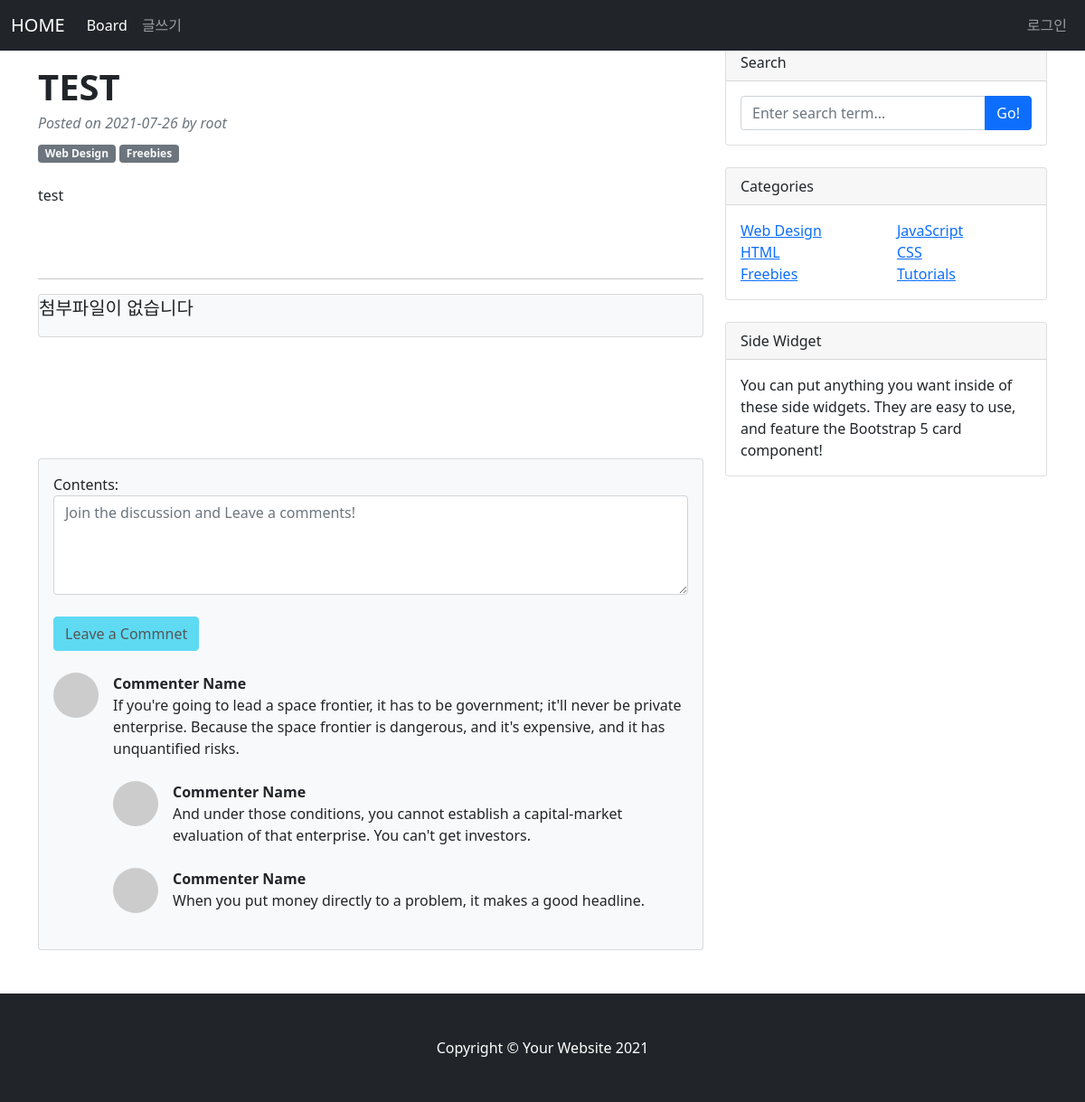
The app's page /boardMain/detail/3/ with its own data.
### boardApp/models.py (models this page shows)
class Board(models.Model):
    title = models.CharField(max_length=100)
    author = models.ForeignKey(User, on_delete=models.CASCADE)
    pub_date = models.DateTimeField(auto_now_add=True)
    body = RichTextUploadingField()

### boardApp/views.py (the view, shortened to what this page needs)
# urls.py: path('detail/<int:board_id>/', views.detail, name='detail'),
def detail(request, board_id):
    board_detail = get_object_or_404(Board, pk=board_id)
    comments = Comment.objects.filter(board_id=board_id).order_by('-id')
    upload_file = UploadFile.objects.filter(board_id=board_id).order_by('-id')
    comment_form = CreateComment()
    context = {
        'board_detail': board_detail,
        'upload_file': upload_file,
        'comments': comments,
        'comment_form': comment_form,
    }
    return render(request, 'detail.html', context)

### boardApp/forms.py
class CreateComment(forms.ModelForm):
    class Meta:
        model = Comment
        fields = ['contents']
        widgets = {
            'contents': forms.Textarea(attrs={'class':'form-control', 'rows': 4, 'cols': 40, 'placeholder': 'Join the discussion and Leave a comments!'})
        }

### boardApp/templates/detail.html (shortened to what this page needs)
<!DOCTYPE html>
{% load static %}
    <head>
        <link href="{% static 'css/detail/css/styles.css' %}" rel="stylesheet" />
    </head>
    <body>
        {% include "navbar.html" %}
        <div class="container mt-5">
            <div class="row">
                <div class="col-lg-8">
                    <article>
                        <br/>
                        <header class="mb-4">
                            <h1 class="fw-bolder mb-1">{{ board_detail.title }}</h1>
                            <div class="text-muted fst-italic mb-2">Posted on {{ board_detail.pub_date|date:'Y-m-d' }} by {{ board_detail.author }}</div>
                            <a class="badge bg-secondary text-decoration-none link-light" href="#!">Web Design</a>
                            <a class="badge bg-secondary text-decoration-none link-light" href="#!">Freebies</a>
                        </header>
                        <section class="mb-5">
                            <p class="fs-5 mb-4">
                                {{board_detail.body | safe}}
                            </p>
                            <br/><br/>
                            <hr/>
                            <div class="card bg-light">
                                {% if upload_file %}
                                    <p class="lead" style="margin: 20px;">
                                        {% for uf in upload_file %}
                                            <button onclick="location.href='{{ uf.file.url | safe }}'">파일 다운로드</a> </button>
                                            {{ uf.org_file_name }}
                                        <br/><br/>
                                        {% endfor %}
                                {% else %}
                                    <p class="lead"> 첨부파일이 없습니다
                                {% endif %}
                                </p>
                            </div>
                            <br/>
                            <button class="btn btn-dark" onclick="location.href='{% url 'boardApp:boardMain' %}'" style="margin-left: 780px">목록</a> </button>
                        </section>
                    </article>
                    <section class="mb-5">
                        <div class="card bg-light">
                            <div class="card-body">
                                <form class="mb-4" method="POST">
                                    {{ comment_form }}
                                    <br/>
                                    <button {% if not user.is_authenticated %}disabled{% endif %}
                                            class="btn btn-info" type="submit">Leave a Commnet</button>
                                </form>
                                <div class="d-flex mb-4">
                                    <div class="flex-shrink-0"><img class="rounded-circle" src="https://dummyimage.com/50x50/ced4da/6c757d.jpg" alt="..." /></div>
                                    <div class="ms-3">
                                        <div class="fw-bold">Commenter Name</div>
                                        If you're going to lead a space frontier, it has to be government; it'll never be private enterprise. Because the space frontier is dangerous, and it's expensive, and it has unquantified risks.
                                        <div class="d-flex mt-4">
                                            <div class="flex-shrink-0"><img class="rounded-circle" src="https://dummyimage.com/50x50/ced4da/6c757d.jpg" alt="..." /></div>
                                            <div class="ms-3">
                                                <div class="fw-bold">Commenter Name</div>
                                                And under those conditions, you cannot establish a capital-market evaluation of that enterprise. You can't get investors.
                                            </div>
                                        </div>
                                        <div class="d-flex mt-4">
                                            <div class="flex-shrink-0"><img class="rounded-circle" src="https://dummyimage.com/50x50/ced4da/6c757d.jpg" alt="..." /></div>
                                            <div class="ms-3">
                                                <div class="fw-bold">Commenter Name</div>
                                                When you put money directly to a problem, it makes a good headline.
                                            </div>
                                        </div>
                                    </div>
                                </div>
                            </div>
                        </div>
                    </section>
                </div>
                <div class="col-lg-4">
                    <div class="card mb-4">
                        <div class="card-header">Search</div>
                        <div class="card-body">
                            <div class="input-group">
                                <input class="form-control" type="text" placeholder="Enter search term..." aria-label="Enter search term..." aria-describedby="button-search" />
                                <button class="btn btn-primary" id="button-search" type="button">Go!</button>
                            </div>
                        </div>
                    </div>
                    <div class="card mb-4">
                        <div class="card-header">Categories</div>
                        <div class="card-body">
                            <div class="row">
                                <div class="col-sm-6">
                                    <ul class="list-unstyled mb-0">
                                        <li><a href="#!">Web Design</a></li>
                                        <li><a href="#!">HTML</a></li>
                                        <li><a href="#!">Freebies</a></li>
                                    </ul>
                                </div>
                                <div class="col-sm-6">
                                    <ul class="list-unstyled mb-0">
                                        <li><a href="#!">JavaScript</a></li>
                                        <li><a href="#!">CSS</a></li>
                                        <li><a href="#!">Tutorials</a></li>
                                    </ul>
                                </div>
                            </div>
                        </div>
                    </div>
                    <div class="card mb-4">
                        <div class="card-header">Side Widget</div>
                        <div class="card-body">You can put anything you want inside of these side widgets. They are easy to use, and feature the Bootstrap 5 card component!</div>
                    </div>
                </div>
            </div>
        </div>
        <footer class="py-5 bg-dark">
            <div class="container"><p class="m-0 text-center text-white">Copyright &copy; Your Website 2021</p></div>
        </footer>
    </body>
</html>

### records on screen
Board: title "TEST", pub_date "2021-07-26", author "root", body "test"
